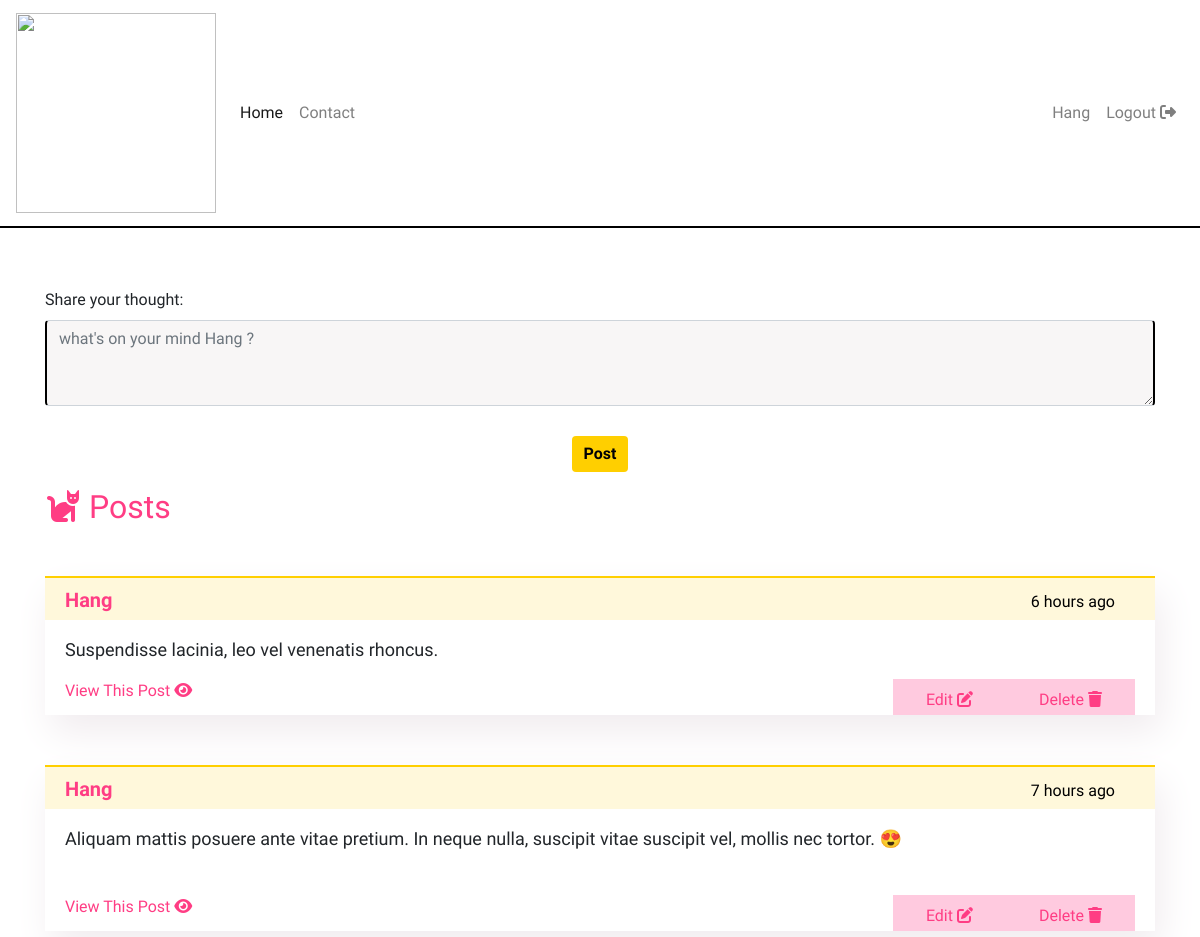
Page / (signed in, upper part) on the earlier database version.
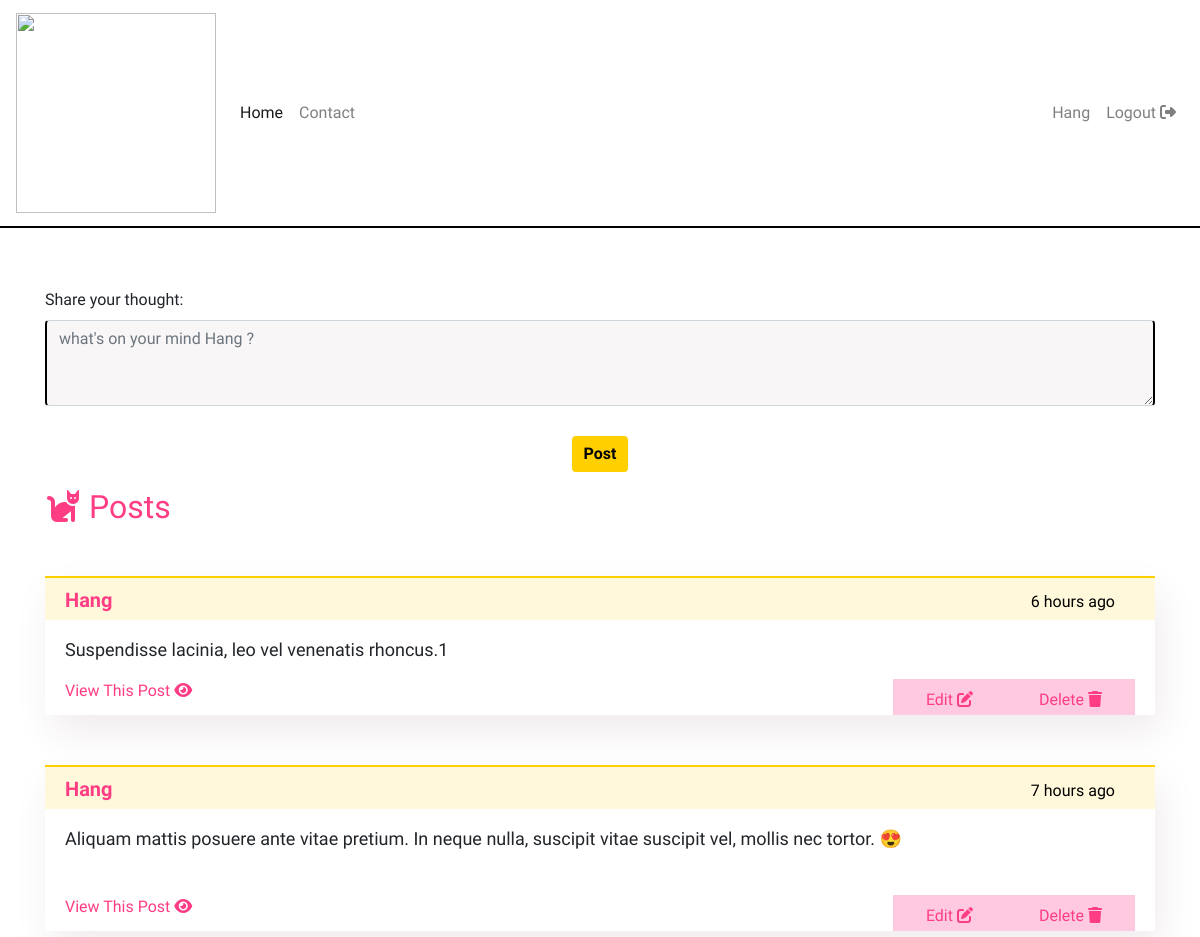
Same page on the later database version.
### app.py (models this page shows, shortened)
class User(UserMixin, db.Model):
    __tablename__ = 'users'
    id = db.Column(db.Integer, primary_key=True)
    name = db.Column(db.String(20), nullable=False, unique=True)
    email = db.Column(db.String(50), nullable=False, unique=True)
    password = db.Column(db.String(255), nullable=False)

class Post(db.Model):
    __tablename__ = 'posts'
    id = db.Column(db.Integer, primary_key=True)
    body = db.Column(db.String, nullable=False)
    user_id = db.Column(db.Integer, nullable=False)
    created_at = db.Column(db.DateTime, server_default=db.func.now())
    updated_at = db.Column(
        db.DateTime, server_default=db.func.now(), server_onupdate=db.func.now())

### app.py (the view)
@app.route('/')
@login_required
def root():
    posts = Post.query.order_by(Post.created_at.desc()).all()
    for post in posts:
        post.author = User.query.filter_by(id=post.user_id).first()
    return render_template('views/index.html', posts=posts)

### app.py (called while the page is built)
@login_manager.user_loader
def load_user(id):
    return User.query.get(id)

### templates/views/index.html (shortened to what this page needs)
{% extends 'base.html' %}
{% block content %}
<div class='container'>
  <div class="form-group post-section">
      <form method='POST' class='create-post-form' action={{url_for('create_post')}}>
      <label for="exampleFormControlTextarea1">Share your thought:</label>
      <textarea class="form-control form-post-area" id="exampleFormControlTextarea1" name='body'" rows="3" autofocus placeholder="what's on your mind {{ current_user.name }} ?"></textarea>
      <div style="width:100%; display:flex; justify-content:center ">
          <button class='btn btn-primary btn-post' type='submit'>Post</button>
      </div>
      </form>
  </div>
  <div class='posts-container'>
    <h2 class="title-post"><i class="fas fa-cat"></i>    Posts</h2>
    {% for post in posts %}
    <div class='single-post-container' >
        <div class="name-time-post-area">
            <div>
                <h5 class="post-owner">{{post.author.name}}</h5>
            </div>
            <div class="time-post">
                <small class="time-post">{{moment(post.created_at).fromNow()}}</small>
            </div>
        </div>
      <p><pre class="body-post">{{post.body | safe}}</pre></>
      <div class='single-post-footer'>
        {% if post.author.id == current_user.id %}
        <div class="view-post-btn">
            <a href="{{url_for('single_post', id=post.id, action='view')}}">View This Post <i class="fas fa-eye"></i></a>
        </div>
        <div class="edit-delete-area">
            <div>
                <form method="POST" action="{{url_for('single_post', id=post.id, action='edit')}}">
                    <button class='btn btn-link'>Edit <i class="fas fa-edit"></i></>
                </form>
            </div>
            <div>
                <form method="POST" action="{{url_for('single_post', id=post.id, action='delete')}}">
                    <button class='btn btn-link'>Delete <i class="fas fa-trash"></i></button>
                </form>
            </div>
        </div>
        {% endif %}
      </div>
    </div>
    {% endfor %}
  </div>
</div> {% endblock %}

### templates/base.html (shortened to what this page needs)
<html lang="en">
    <head>
      <link rel="stylesheet" href="https://maxcdn.bootstrapcdn.com/bootstrap/4.0.0/css/bootstrap.min.css">
      <link rel="stylesheet" type="text/css" href="{{ url_for('static', filename='styles.css')}}"/>
    </head>
    <body>
      {% include 'navbar.html' %}
      {% block content %}
      {% endblock %}
    </body>
    </html>

### templates/navbar.html (shortened to what this page needs)
<nav class="navbar navbar-expand-lg navbar-light nav-style">
  <a class="navbar-brand"><img src="https://s7.upanh.pro/2019/11/16/logo.png" width="200"/></a>
  <div class="collapse navbar-collapse" id="navbarSupportedContent">
    <ul class="navbar-nav mr-auto">
      <li class="nav-item active">
        <a class="nav-link" href="#">Home <span class="sr-only">(current)</span></a>
      </li>
      <li class="nav-item">
        <a class="nav-link" href="/something">Contact</a>
      </li>
    </ul>
  </div>
  <ul class="navbar-nav mr-auto">
    {% if current_user.is_authenticated %}
    <li class="nav-item">
      <a class="nav-link" href="/">{{ current_user.name}}</a>
    </li>
    <li class="nav-item">
      <a class="nav-link" href="{{url_for("logout")}}">Logout <i class="fas fa-sign-out-alt"></i></a>
    </li>
    {% endif %}
  </ul>
</nav>

### static/styles.css (style rules this page uses)
* { font-family: 'Roboto Condensed', sans-serif; }
.btn-post { margin-top: 30px; display: flex; justify-content: center; background-color: #FFCF00; border: none; color: #000105; text-align: center; font-weight: 600; }
.nav-style { border-bottom: 2px solid black; }
.post-section { margin-top: 60px; }
.form-post-area { background-color: #F8F6F6; border-left: 2px solid black; border-right: 2px solid black; }
.title-post { color: #FF3D84; }
.single-post-container { background-color: white; box-shadow: 6px 17px 36px 0 #f1ecef; margin-top: 50px; border-top: 2px solid #FFCF00; }
.post-owner { margin-left: 20px; margin-top: 10px; }
.time-post { font-weight: 500; font-size: 16px; margin-right: 20px; margin-top: 12px; color: black; }
.name-time-post-area { display: flex; flex-direction: row; justify-content: space-between; background-color: #FFF8DB; }
.body-post { font-size: 18px; font-family: 'Roboto Condensed', sans-serif; margin-left: 20px; }
.post-owner { color: #FF3D84; font-weight: bold; }
a { color: #FF3D84; }
.view-post-btn { margin-left: 20px; }
.single-post-footer { display: flex; flex-direction: row; justify-content: space-between; }
.edit-delete-area { display: flex; flex-direction: row; background-color: #FFCADF; margin-right: 20px; }
.btn-link { color: #FF3D84; margin-right: 20px; margin-left: 20px; margin-top:2px; margin-bottom: -20px; }
textarea { border-radius: 6px; }

Differences in the rows shown:
changed Post: body "Suspendisse lacinia, leo vel venenatis rhoncus." → "Suspendisse lacinia, leo vel venenatis rhoncus.1"
